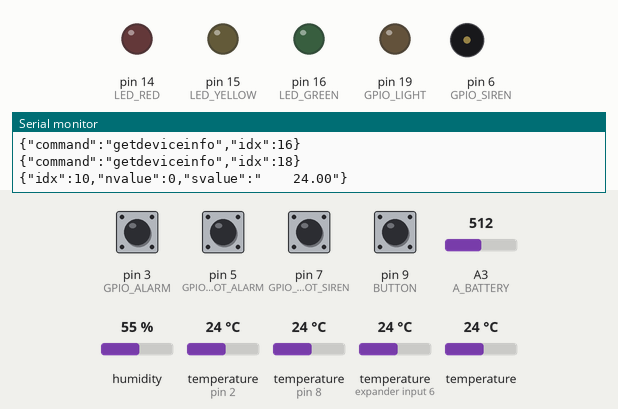
Simulated run of this sketch. Board: Arduino Uno, built with avr-gcc and run on an emulated ATmega328P. Parts: output pins drawn as LEDs (lit = HIGH), buzzer (waves = sounding, pin HIGH), the last lines printed to the serial monitor. Inputs (shaded band) come from the test bench; at power-on: pin 3 (GPIO_ALARM), pin 5 (GPIO_SABOT_ALARM), pin 7 (GPIO_SABOT_SIREN), pin 9 (BUTTON) HIGH, A3 (A_BATTERY) = 512, humidity 55 %, temperature (sensors on pin 2, pin 8, expander input 6) 24 °C, temperature 24 °C. WiFi joins after 1.5 s; servers stay silent unless stated; no MQTT or app messages arrive unless stated.

Above: at 2.7 s.
2.8 s: pin 9 (BUTTON) pulled LOW for 1 s
At 3.6 s:
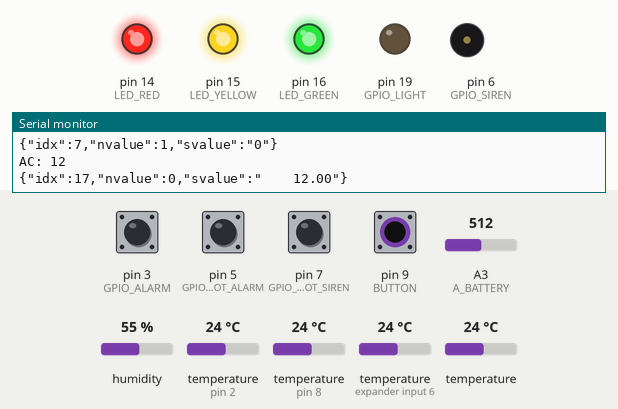
At 13.6 s:
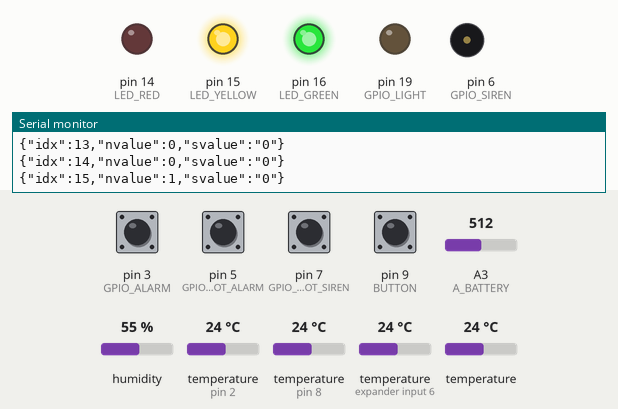
Timing chart, 0 to 14.3 s (numbered marks = the images above; inputs shaded):
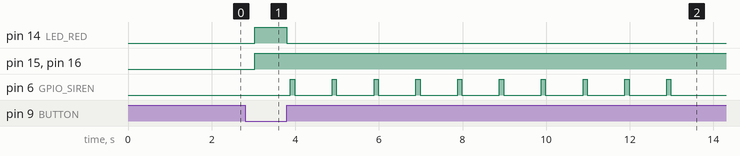

Measured:
- after the input at 2.8 s, pin 14 (LED_RED): LOW → HIGH after 0.23 s, → LOW 0.77 s later
- by itself, pin 6 (GPIO_SIREN): alternates HIGH for 0.10 s and LOW for 0.90 s

The sketch:

DomoticzMQTT.ino
```cpp
/*
 Domoticz MQTT example

 It will reconnect to the server if the connection is lost using a blocking
 reconnect function. See the 'mqtt_reconnect_nonblocking' example for how to
 achieve the same result without blocking the main loop.

*/
#include "config.h"
//watchdog
#include <avr/wdt.h>

uint8_t attackState = 0;
uint8_t alarmIndicatorState = 0;
uint8_t alarmState = 0;
uint8_t sabotAlarmState = 0;
uint8_t sabotSirenState = 0;
uint8_t sirenState = 0;
uint8_t lightState = 0;
uint8_t redState = 0;
uint8_t yellowState = 0;
uint8_t greenState = 0;
uint8_t relayStateTmp = 0;
uint8_t acSignal = 0;
uint8_t btnState = 0;
bool alarmTrigerred = false;

char payload_buf[64] = {0};

void callback(char* topic, byte* payload, unsigned int length) {
  char buffer[384];
  Sprint("Message arrived [");
  Sprint(topic);
  Sprint("] ");
  if( sizeof(buffer) < length ){
    Sprintln("Callback from Domoticz is too big...");
    return;
  }else {
    for (int i=0;i<length;i++) {
      buffer[i] = (char)payload[i];
      Sprint((char)payload[i]);
    }
  }
  Sprintln();
  char * pch;
  int idx;
  uint8_t value;
  pch = strstr( buffer, "idx" );
  if( pch ) {
    idx = atoi(pch + 7);
    Sprintln(idx);
  }else {
    Sprintln("idx not found in payload");
  }
  pch = strstr( buffer, "nvalue" );
  if( pch ) {
    value = atoi(pch + 10);
    Sprintln(value);
  }else {
    Sprintln("nvalue not found in payload");
  }
  switch ( idx )
  {
     case LIGHT_IDX:
        lightState = value;
        break;
     case LED_GREEN_IDX:
        greenState = value;
        break;
     case LED_RED_IDX:
        redState = value;
        break;
     case LED_YELLOW_IDX:
        yellowState = value;
        break;
     case SIREN_IDX:
        sirenState = value;
        break;
     case SABOT_SIREN_IDX:
        sabotSirenState = value;
        break;
     case ALARM_IDX:
        alarmState = value;
        break;
     case SABOT_ALARM_IDX:
        sabotAlarmState = value;
        break;
     case ALARM_INDICATOR_IDX:
        alarmIndicatorState = value;
        break;
     case ATTACK_INDICATOR_IDX:
        attackState = value;
        attack(attackState);
        break;
     default:
        Sprintln("Undefined IDX");
  }
}

EthernetClient ethClient;
PubSubClient client(ethClient);

void reconnect() {
  // Loop until we're reconnected
  while (!client.connected()) {
    Sprint("Attempting MQTT connection...");
    // Attempt to connect
    if (client.connect("arduinoClient")) {
      Sprintln("connected");
      client.subscribe("domoticz/out");
    } else {
      Sprint("failed, rc=");
      Sprint(client.state());
      Sprintln(" try again in 5 seconds");
      wdt_reset();
      // Wait 5 seconds before retrying
      delay(5000);
    }
    wdt_reset();
  }
}

void setup()
{
  Sbegin(9600);

  wdt_enable(WDTO_8S);

  sensors.begin();
  dht.setup(GPIO_DHT11);

  pinMode(GPIO_ALARM, INPUT_PULLUP);
  pinMode(GPIO_SABOT_ALARM, INPUT_PULLUP);
  pinMode(GPIO_SABOT_SIREN, INPUT_PULLUP);
  pinMode(BUTTON, INPUT_PULLUP);
  pinMode(GPIO_SIREN, OUTPUT);
  pinMode(GPIO_LIGHT, OUTPUT);
  pinMode(LED_RED, OUTPUT);
  pinMode(LED_GREEN, OUTPUT);
  pinMode(LED_YELLOW, OUTPUT);

  client.setServer(server, 1883);
  client.setCallback(callback);

  Ethernet.begin(mac, ip);

  // Allow the hardware to sort itself out
  delay(1500);
}

void loop()
{
  wdt_reset();

  if (!client.connected()) {
    reconnect();
    getDeviceInfo(ALARM_IDX);
    getDeviceInfo(SABOT_ALARM_IDX);
    getDeviceInfo(SABOT_SIREN_IDX);
    getDeviceInfo(SIREN_IDX);
    getDeviceInfo(LIGHT_IDX);
    getDeviceInfo(LED_GREEN_IDX);
    getDeviceInfo(LED_YELLOW_IDX);
    getDeviceInfo(LED_RED_IDX);
    getDeviceInfo(ALARM_INDICATOR_IDX);
    getDeviceInfo(ATTACK_INDICATOR_IDX);
    sendTemperature();
    sendDHT11Value();
  }
  client.loop();

  // Read digital motion value
  unsigned long currentMillis = millis();
  relayStateTmp = digitalRead(GPIO_ALARM);
  if( relayStateTmp != alarmState ){
    alarmState = relayStateTmp;
    Sprintln("Alarm: " + String(alarmState));
    changeSwitchState( ALARM_IDX, alarmState );
    if ((alarmIndicatorState == 1) && (alarmState == 1) && (attackState == 0)) {
      alarmTrigerred = true;
      armedAlarm(alarmIndicatorState, alarmTrigerred);
      previousMillisAlarm = currentMillis;
    }
  }
  relayStateTmp = digitalRead(GPIO_SABOT_ALARM);
  if( relayStateTmp != sabotAlarmState ){
    sabotAlarmState = relayStateTmp;
    Sprintln("Sabotage Alarm: " + String(sabotAlarmState));
    changeSwitchState( SABOT_ALARM_IDX, sabotAlarmState );
  }
  relayStateTmp = digitalRead(GPIO_SABOT_SIREN);
  if( relayStateTmp != sabotSirenState ){
    sabotSirenState = relayStateTmp;
    Sprintln("Sabotage Siren: " + String(sabotSirenState));
    changeSwitchState( SABOT_SIREN_IDX, sabotSirenState );
  }

  //TEMPERATURE
  currentMillis = millis();
  if (currentMillis - previousMillis >= interval) {
    previousMillis = currentMillis;
    sensors.requestTemperatures();
    sendTemperature();
    sendDHT11Value();
    reportAcSignal();
  }

  //MOTION DETECT
  currentMillis = millis();
  if(alarmTrigerred){
    if (currentMillis - previousMillisAlarm >= intervalAlarm) {
      alarmTrigerred = false;
      if( alarmIndicatorState ){
        attackState = 1;
        attack(attackState);
      }
    }
  }

  //ALARM BUTTON
  relayStateTmp = digitalRead(BUTTON);
  if( relayStateTmp != btnState ){
    btnState = relayStateTmp;
    if( alarmIndicatorState || attackState ){
      alarmIndicatorState = 0;
      armedAlarm(alarmIndicatorState,0);
      changeGpioState(GPIO_SIREN, HIGH);
      delay(100);
      changeGpioState(GPIO_SIREN, LOW);
      delay(900);
      wdt_reset();
    }else {
      alarmIndicatorState = 1;
      armedAlarm(alarmIndicatorState,0);
      for(int i=0;i<10;i++){
        changeGpioState(GPIO_SIREN, HIGH);
        delay(100);
        changeGpioState(GPIO_SIREN, LOW);
        delay(900);
        wdt_reset();
      }
    }
    attackState = 0;
    attack(attackState);
  }

  updateAcSignal();
  changeAllGpio();
}

void updateAcSignal(){
  //check L signal on power supply
  uint8_t tmp = ( analogRead(A_BATTERY) < 800 ) ? 12 : 230;
  if(tmp != acSignal){
    acSignal = tmp;
    reportAcSignal();
  }
}

void reportAcSignal(){
  Sprintln("AC: " + String(acSignal));
  changeDomoticzSingleValue(VOLTAGE_IDX, acSignal);
}

void attack(uint8_t enable) {
  changeSwitchState(ATTACK_INDICATOR_IDX, enable);
  if( enable ){
    greenState = 1;
    yellowState = 1;
    redState = 1;
    sirenState = 1;
    lightState = 1;
    changeAllGpio();
    changeSwitchState(LED_GREEN_IDX,greenState);
    changeSwitchState(LED_YELLOW_IDX,yellowState);
    changeSwitchState(LED_RED_IDX,redState);
    changeSwitchState(SIREN_IDX,sirenState);
    changeSwitchState(LIGHT_IDX,lightState);
  }else{
    sirenState = 0;
    changeGpioState(GPIO_SIREN, LOW);
    changeSwitchState(SIREN_IDX,sirenState);
  }
}

void armedAlarm(uint8_t enableAlarm, uint8_t trigerred){
  if(trigerred){
    greenState = 0;
    yellowState = 1;
    redState = 0;
  }else if(enableAlarm){
    greenState = 0;
    yellowState = 0;
    redState = 1;
  }else{
    greenState = 1;
    yellowState = 0;
    redState = 0;
  }
  changeAllGpio();
  //update domoticz state
  changeSwitchState(ALARM_INDICATOR_IDX, enableAlarm);
  changeSwitchState(LED_GREEN_IDX,greenState);
  changeSwitchState(LED_YELLOW_IDX,yellowState);
  changeSwitchState(LED_RED_IDX,redState);
}

void changeSwitchState(int idx, uint8_t value){
  char tmp[5];
  payload_buf[0] = 0;
  strcat(payload_buf,"{\"idx\":");
  sprintf(tmp, "%d", idx);
  strcat(payload_buf,tmp);
  strcat(payload_buf,",\"nvalue\":");
  sprintf(tmp, "%d", value);
  strcat(payload_buf,tmp);
  strcat(payload_buf,",\"svalue\":\"0\"}");
  Sprintln(payload_buf);
  client.publish("domoticz/in", payload_buf);
}

void changeDomoticzSingleValue(int idx, float value){
  char tmp[10];
  payload_buf[0] = 0;
  strcat(payload_buf,"{\"idx\":");
  sprintf(tmp, "%d", idx);
  strcat(payload_buf,tmp);
  strcat(payload_buf,",\"nvalue\":0,\"svalue\":\"");
  dtostrf(value, 9, 2, tmp);
  strcat(payload_buf,tmp);
  strcat(payload_buf,"\"}");
  Sprintln(payload_buf);
  client.publish("domoticz/in", payload_buf);
}

void changeDomoticzDoubleValue(int idx, int temp, int humid){
  char tmp[10];
  payload_buf[0] = 0;
  strcat(payload_buf,"{\"idx\":");
  sprintf(tmp, "%d", idx);
  strcat(payload_buf,tmp);
  strcat(payload_buf,",\"nvalue\":0,\"svalue\":\"");
  sprintf(tmp, "%d", temp);
  strcat(payload_buf,tmp);
  strcat(payload_buf,";");
  sprintf(tmp, "%d", humid);
  strcat(payload_buf,tmp);
  strcat(payload_buf,";2\"}");
  Sprintln(payload_buf);
  client.publish("domoticz/in", payload_buf);
}

void sendTemperature()
{
  float tempC;
  sensors.requestTemperatures();
  tempC = sensors.getTempC(sensor_black);
  changeDomoticzSingleValue(TEMP_BLACK_IDX, tempC);
  tempC = sensors.getTempC(sensor_yellow);
  changeDomoticzSingleValue(TEMP_YELLOW_IDX, tempC);
  tempC = sensors.getTempC(sensor_package);
  changeDomoticzSingleValue(TEMP_PACKAGE_IDX, tempC);
}

void sendDHT11Value(){
  int temp = dht.getTemperature();
  int humid = dht.getHumidity();
  if( dht.getStatusString() == "OK" ){
    changeDomoticzDoubleValue(DHT11_IDX,temp,humid);
    Sprint("[DHT11] Temp: ");
    Sprintln(temp);
    Sprint("[DHT11] Humid: ");
    Sprintln(humid);
  }else{
    Sprintln("[DHT11] status failed");
  }
}

void getDeviceInfo(int idx){
  char tmp[5];
  payload_buf[0] = 0;
  itoa(idx,tmp,10);
  strcat(payload_buf,"{\"command\":\"getdeviceinfo\",\"idx\":");
  strcat(payload_buf,tmp);
  strcat(payload_buf,"}");
  Sprintln(payload_buf);
  client.publish("domoticz/in", payload_buf);
}

void changeGpioState(uint8_t gpio, uint8_t value){
    digitalWrite(gpio, value?HIGH:LOW);
}

void changeAllGpio(){
  changeGpioState(GPIO_SIREN, sirenState);
  changeGpioState(GPIO_LIGHT, lightState);
  changeGpioState(LED_GREEN, !greenState);
  changeGpioState(LED_YELLOW, !yellowState);
  changeGpioState(LED_RED, !redState);
}
```

config.h
```cpp
// (licence header left out)
#ifndef config_H
#define config_H

#include <SPI.h>
#include <Ethernet2.h>
/*
 * PubSubClient
 * the smaller package not work with domoticz
 * #define MQTT_MAX_PACKET_SIZE 1024
 */
#include <PubSubClient.h>
#include <OneWire.h>
#include <DallasTemperature.h>
#include "DHT.h"

#define DEBUG

#ifdef DEBUG
  #define Sbegin(a) (Serial.begin(a))
  #define Sprintln(a) (Serial.println(a))
  #define Sprint(a) (Serial.print(a))
#else
  #define Sbegin(a)
  #define Sprintln(a)
  #define Sprint(a)
#endif
//ARDUINO GPIO
#define ONE_WIRE_BUS 2
#define GPIO_ALARM 3
#define GPIO_SABOT_ALARM 5
#define GPIO_SIREN 6
#define GPIO_SABOT_SIREN 7
#define GPIO_DHT11 8
#define BUTTON 9
#define LED_RED 14
#define LED_YELLOW 15
#define LED_GREEN 16
#define A_BATTERY A3
#define GPIO_LIGHT 19
//DOMOTICZ IDX
#define ALARM_IDX 4
#define SABOT_ALARM_IDX 5
#define SIREN_IDX 6
#define SABOT_SIREN_IDX 7
#define TEMP_YELLOW_IDX 8
#define TEMP_PACKAGE_IDX 9
#define TEMP_BLACK_IDX 10
#define LIGHT_IDX 11
#define DHT11_IDX 12
#define LED_GREEN_IDX 13
#define LED_YELLOW_IDX 14
#define LED_RED_IDX 15
#define ALARM_INDICATOR_IDX 16
#define VOLTAGE_IDX 17
#define ATTACK_INDICATOR_IDX 18

DHT dht;
// Setup a oneWire instance to communicate with any OneWire devices
OneWire oneWire(ONE_WIRE_BUS);
// Pass our oneWire reference to Dallas Temperature.
DallasTemperature sensors(&oneWire);

unsigned long previousMillis = 0;           // will store last time temperature was updated
const unsigned long interval = 120000;      // interval at which to send temperature to Domoticz (milliseconds)

unsigned long previousMillisAlarm = 0;      // will store last time temperature was updated
const unsigned long intervalAlarm = 15000;  // interval at which to disarm alarm (milliseconds)

// Update these with values suitable for your network.
byte mac[]    = {  0xDE, 0xED, 0xBA, 0xFE, 0xFE, 0xED };
IPAddress ip(192, 168, 1, 100);
IPAddress server(192, 168, 1, 1);

// Addresses of 3 DS18B20s
uint8_t sensor_black[8] = { 0x28, 0xFF, 0x54, 0xE6, 0x62, 0x17, 0x04, 0x8B };
uint8_t sensor_yellow[8] = { 0x28, 0xFF, 0xF6, 0x24, 0x74, 0x16, 0x04, 0x5A };
uint8_t sensor_package[8] = { 0x28, 0xFF, 0x05, 0x0F, 0xB2, 0x17, 0x05, 0x4E };

#endif /*config_H*/
```
